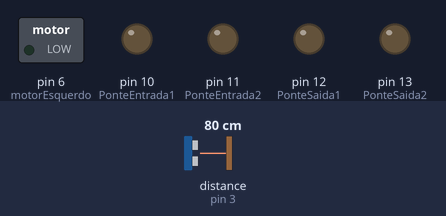
This sketch was run on a simulated Arduino Uno, built with avr-gcc and run on an emulated ATmega328P. Shown: switched loads named in the sketch (green lamp = pin HIGH), output pins drawn as LEDs (lit = HIGH). Wiring (inferred from the names in the program): ultrasonic range finder: trigger pin 5; echo pin 3. The inputs (shaded band) are chosen by the test bench; at power-on: distance to the obstacle (sensor on pin 3) 80 cm. The echo pulse lasts 58.3 µs per cm; pins used as bus, display or sensor lines are not drawn; what the sketch prints to the serial monitor is not drawn.

Above: at 0.5 s.
At 3.5 s:
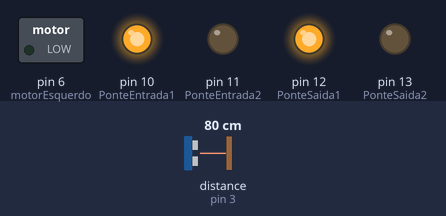
Timing chart, 0 to 7.0 s (numbered marks = the images above):
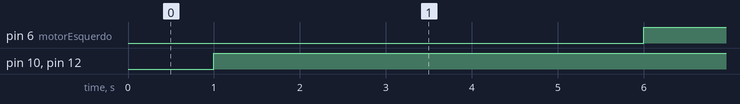

The sketch:

RoboAutonomo.ino
```cpp
int motorEsquerdo = 6;
int PonteEntrada1 = 10;
int PonteSaida1 = 12;
int PonteEntrada2 = 11;
int PonteSaida2 = 13;
int URPWM = 3;
int URTRIG = 5;
unsigned long distanciaMedida;
unsigned int distancia=0;
uint8_t EnPwmCmd[4]={0x44,0x02,0xbb,0x01};


void setup(){
  pinMode(PonteEntrada1,OUTPUT);
  pinMode(PonteSaida1,OUTPUT);
  pinMode(PonteEntrada2,OUTPUT);
  pinMode(PonteSaida2,OUTPUT);
  pinMode(motorEsquerdo, OUTPUT);

  digitalWrite(PonteEntrada1, LOW);
  digitalWrite(PonteSaida1, LOW);
  digitalWrite(PonteEntrada2, LOW);
  digitalWrite(PonteSaida2, LOW);

  Serial.begin(9600);
  ModoPWMSetup();
}

void loop(){

  if(ModoPWM()  < 10){
    AtivaRe();
    desligarMotorEsquerdo();
    delay(5000);
    torqueInicial();
  }else{
    AtivaFrente();
    ligarMotorEsquerdo();
  }

}

void AtivaFrente(){
  digitalWrite(PonteEntrada1, LOW);
  digitalWrite(PonteSaida1, LOW);
  digitalWrite(PonteEntrada2, HIGH);
  digitalWrite(PonteSaida2, HIGH);
}

void AtivaRe(){
  digitalWrite(PonteEntrada2, LOW);
  digitalWrite(PonteSaida2, LOW);
  digitalWrite(PonteEntrada1, HIGH);
  digitalWrite(PonteSaida1, HIGH);
}

void ModoPWMSetup(){
  pinMode(URTRIG,OUTPUT);
  digitalWrite(URTRIG,HIGH);
  pinMode(URPWM, INPUT);

  for(int i=0;i<4;i++){
      Serial.write(EnPwmCmd[i]);
   }
}

int ModoPWM(){
    digitalWrite(URTRIG, LOW);
    digitalWrite(URTRIG, HIGH);

    distanciaMedida=pulseIn(URPWM,LOW);

    if(distanciaMedida==50000){
      Serial.print("Invalid");
   }
    else{
      distancia=distanciaMedida/50;
   }
  Serial.print("Distance=");
  Serial.print(distancia);

  Serial.println("cm");

  return distancia;
}

void ligarMotorEsquerdo(){
  analogWrite(motorEsquerdo,90);
}
void desligarMotorEsquerdo(){
  digitalWrite(motorEsquerdo,LOW);
}
void torqueInicial(){
  digitalWrite(motorEsquerdo,HIGH);
  delay(50);
}
```

Measured:
- by itself, pin 6 (motorEsquerdo): alternates HIGH for 1.1 s and LOW for 5.0 s
- by itself, pin 10 (PonteEntrada1), pin 12 (PonteSaida1): LOW → HIGH at 1.0 s
